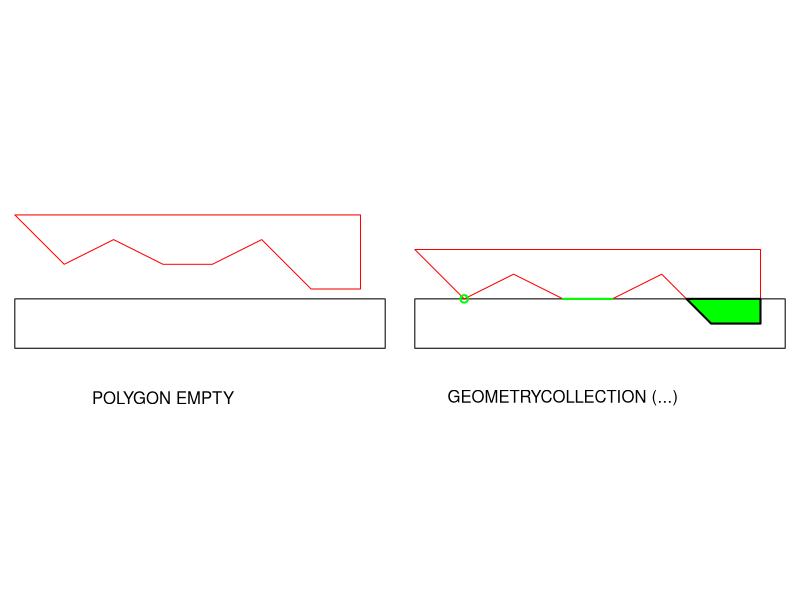

This chart was generated by the following R code:
library(sf)
png("empty.png", width=600, heigh=200)
opar <- par(mfrow = c(1, 2), mar=c(1.1,0,0,0))
a <- st_polygon(list(cbind(c(0,0,7.5,7.5,0),c(0,-1,-1,0,0))))
b <- st_polygon(list(cbind(c(0,1,2,3,4,5,6,7,7,0),c(1,0,.5,0,0,0.5,-0.5,-0.5,1,1))))

plot(a - c(0,.7), ylim = c(-2,1))
text(3,-2.7, "POLYGON EMPTY")
plot(b, add = TRUE, border = 'red')

(i <- st_intersection(a,b))
plot(a, ylim = c(-2,1) + 0.7)
print(st_intersection(a,b))
text(3,-2, "GEOMETRYCOLLECTION (...)")
plot(b, add = TRUE, border = 'red')
plot(i, add = TRUE, col = 'green', lwd = 2)
par(opar)
